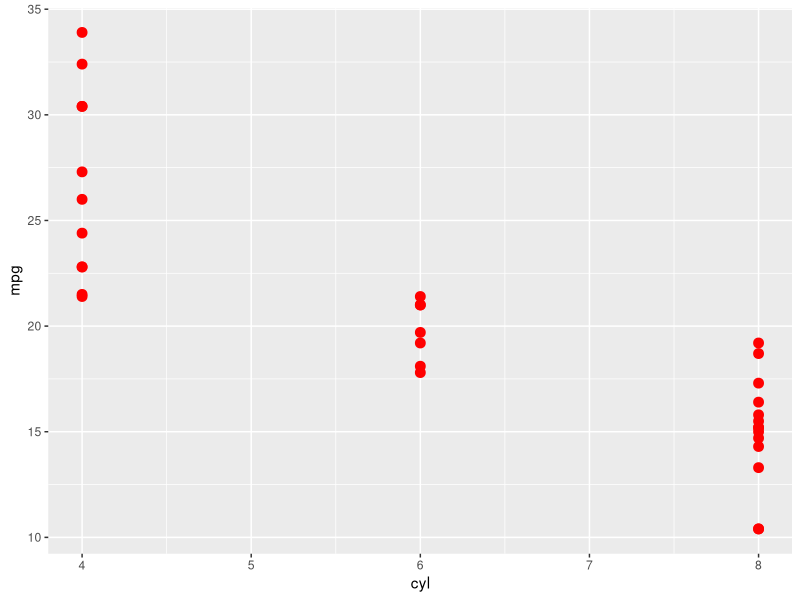

Reproduce this figure in R.
find.package("tidyverse")
library(tidyverse)
data(mtcars)
mycars <- mtcars %>% select(mpg,cyl)
print("an example plot")
ggplot(mycars,aes(cyl,mpg)) +
  geom_point(colour="red",size=3)
